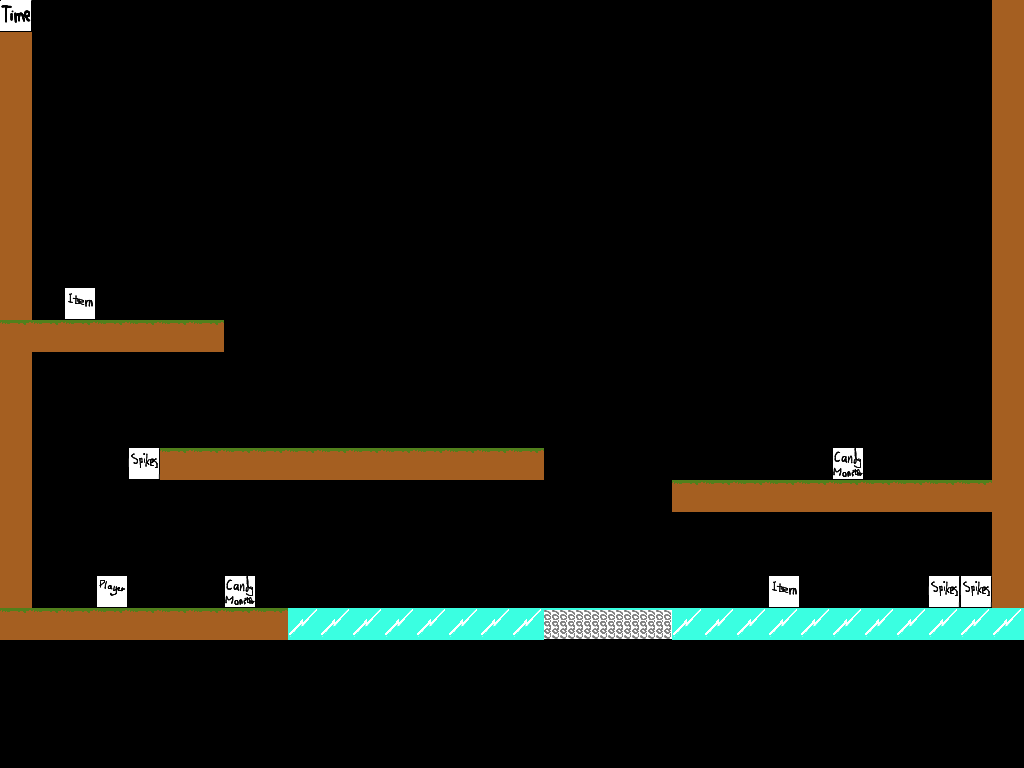

Rendered tile map (Tiled .tmx) drawn with the repository's tilesets; below, a short description and the map source with its tile grids summarised:
An orthogonal 32x24 tile map with 32x32 px tiles, 3 tile layers (solids, data, position).

<map version="1.0" orientation="orthogonal" width="32" height="24" tilewidth="32" tileheight="32">
 <tileset firstgid="1" name="rutor32x32" tilewidth="32" tileheight="32">
  <image source="rutor32x32.png" width="128" height="256" />
  <tile id="0">
   <properties>
    <property name="property" value="solidGround" />
   </properties>
  </tile>
  <tile id="1">
   <properties>
    <property name="property" value="solidGround" />
   </properties>
  </tile>
  <tile id="3">
   <properties>
    <property name="property" value="solidGround" />
   </properties>
  </tile>
  <tile id="4">
   <properties>
    <property name="property" value="spring" />
   </properties>
  </tile>
  <tile id="5">
   <properties>
    <property name="property" value="ice" />
   </properties>
  </tile>
  <tile id="7">
   <properties>
    <property name="property" value="moveableBox" />
   </properties>
  </tile>
  <tile id="8">
   <properties>
    <property name="property" value="iceSpring" />
   </properties>
  </tile>
  <tile id="27">
   <properties>
    <property name="time" value="60" />
   </properties>
  </tile>
  <tile id="28">
   <properties>
    <property name="property" value="candyMonster" />
   </properties>
  </tile>
  <tile id="29">
   <properties>
    <property name="property" value="item" />
   </properties>
  </tile>
  <tile id="30">
   <properties>
    <property name="property" value="player" />
   </properties>
  </tile>
  <tile id="31">
   <properties>
    <property name="property" value="spikes" />
   </properties>
  </tile>
 </tileset>
 <layer name="solids" width="32" height="24">
  <data>[768 cells, 226 non-empty, 5 distinct tile ids]</data>
 </layer>
 <layer name="data" width="32" height="24">
  <data>[768 cells, 1 non-empty, 1 distinct tile ids]</data>
 </layer>
 <layer name="position" width="32" height="24">
  <data>[768 cells, 8 non-empty, 4 distinct tile ids]</data>
 </layer>
</map>
